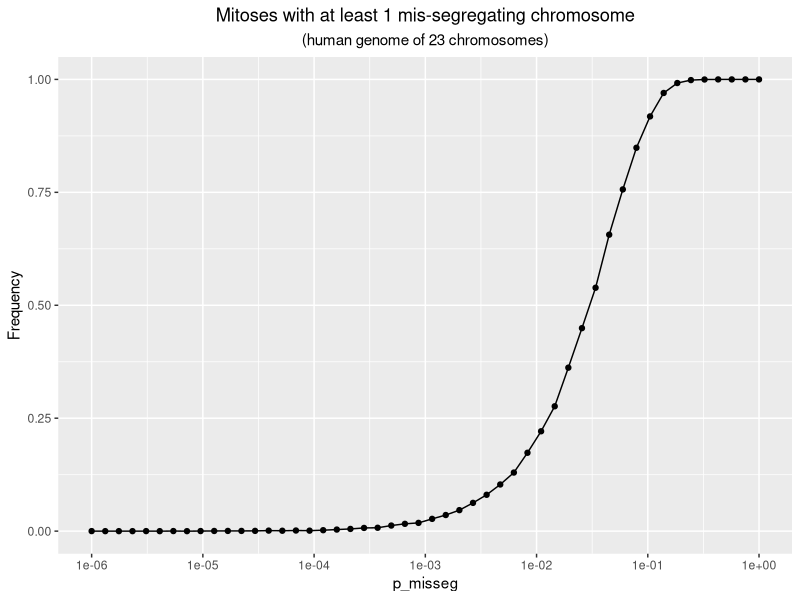
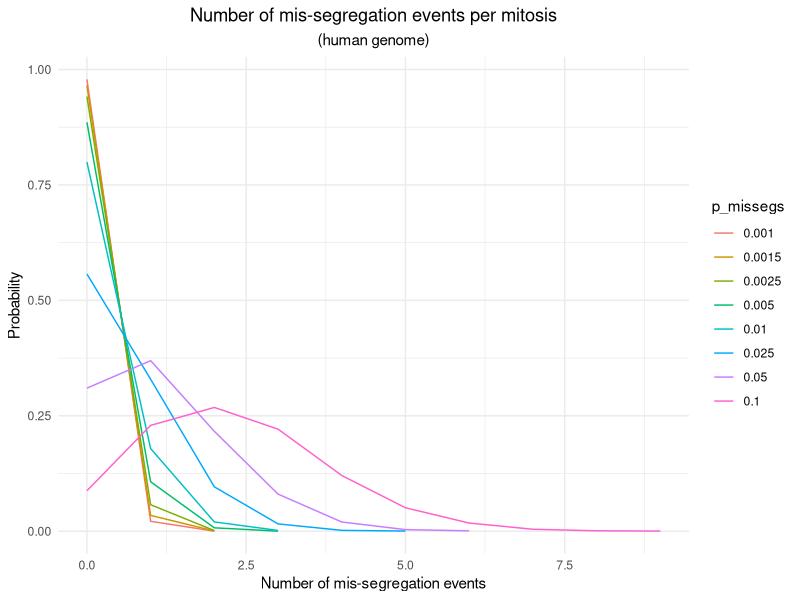
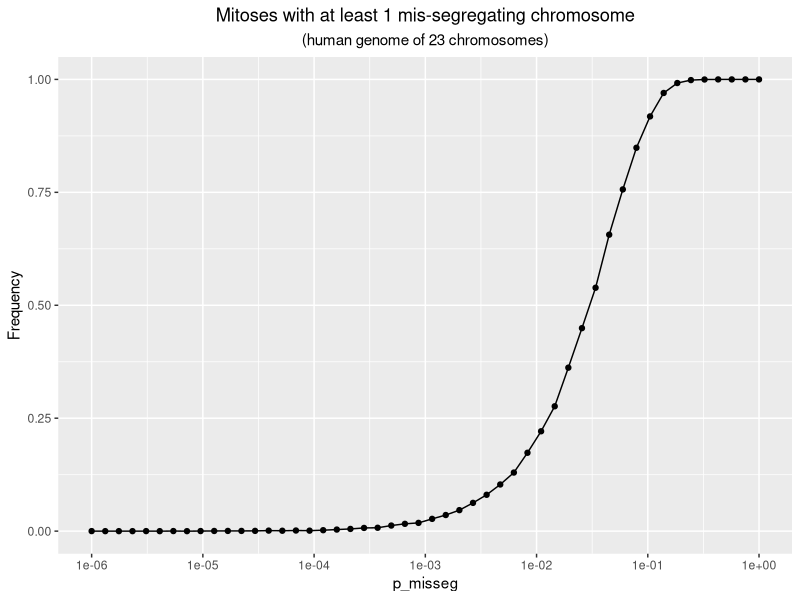
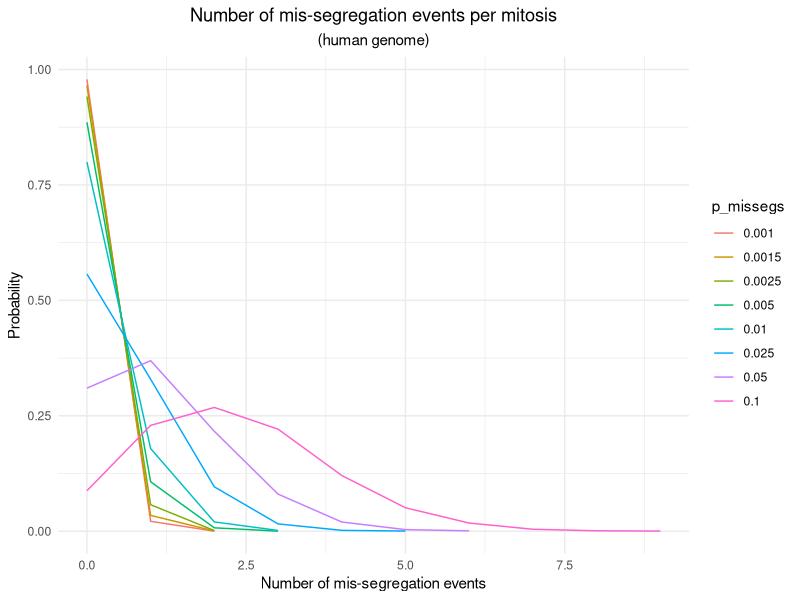

The R script that drew these images, in order:
library(ggplot2)
library(dplyr)
library(tidyr)
library(purrr)

# MAGIC VARIABLES
N_CHROM <-  23 # human chromosome count
REPEATS <- 10000

# sets the wd to the node directory, otherwise plot saving doesn't work
setwd(Sys.getenv("TMPDIR"))

if (!dir.exists("plots/figure_S4c")){
  dir.create("plots/figure_S4c", recursive = TRUE)
}

# function to test how many chromosomes missegregated
test_misseg_count <- function(p_misseg, N_CHROM = 23){
  misseg_count <- sum(runif(N_CHROM, 0, 1) < p_misseg)
  return(misseg_count)
}

# function to test whether a chromosome missegregated
test_misseg <- function(p_misseg, N_CHROM = 23){
  misseg_count <- sum(runif(N_CHROM, 0, 1) < p_misseg)
  if (misseg_count > 0){
    return(TRUE)
  }else{
    return(FALSE)
  }
}

# Figure S4c
# generate series of pMisseg values
pMissegs <- 10^seq(-6, 0, length.out = 50)

# dataframe for later plotting
plot_frame <- data.frame(
  p_misseg = pMissegs,
  prob_1_misseg = NA
)

# gets the misseg probability for all p_misseg values
for (i in 1:nrow(plot_frame)){
  row <- plot_frame[i, ]
  # nasty 1 liner, checks what probability there is of at least 1 misseg
  row$prob_1_misseg <- sum(unlist(lapply(rep(row$p_misseg, REPEATS), test_misseg))) / REPEATS
  plot_frame[i, ] <- row
}

# makes the actual plot
ggplot(plot_frame, aes(x = p_misseg, y = prob_1_misseg)) +
  geom_point() +
  geom_line() +
  scale_x_continuous(trans = "log10", breaks = c(1e-6, 1e-5, 1e-4, 1e-3, 1e-2, 1e-1, 1)) +
  coord_cartesian(xlim = c(min(pMissegs), max(pMissegs))) +
  labs(x = "p_misseg", y = "Frequency", title ="Mitoses with at least 1 mis-segregating chromosome",
       subtitle = "(human genome of 23 chromosomes)") +
  theme(plot.title = element_text(hjust = 0.5),
        plot.subtitle = element_text(hjust = 0.5))
ggsave("plots/figure_S4c/figure_s4c.pdf")

# Figure S4d
# define the probability values for missegregation
p_misseg_vals <- c(0.1, 0.05, 0.025, 0.01, 0.005, 0.0025, 0.0015, 0.001)

# create the plot frame
plot_frame <- data.frame(
  p_missegs = rep(p_misseg_vals, each = REPEATS)
)

# map the misseg count for each probability value
plot_frame$n_missegs <- map_int(plot_frame$p_missegs, ~test_misseg_count(.x))

# summarize the frequency of missegregation counts
frequency_data <- plot_frame %>%
  group_by(p_missegs, n_missegs) %>%
  summarise(frequency = n(), .groups = 'drop')

# ensure p_missegs is treated as a factor
frequency_data$p_missegs <- factor(frequency_data$p_missegs, levels = unique(frequency_data$p_missegs))

# plot the data
ggplot(frequency_data, aes(x = n_missegs, y = frequency / REPEATS, color = p_missegs, group = p_missegs)) +
  geom_line() +
  labs(
    title = "Number of mis-segregation events per mitosis",
    subtitle = "(human genome)",
    x = "Number of mis-segregation events",
    y = "Probability",
    color = "p_missegs") +
  theme_minimal() +
  theme(plot.title = element_text(hjust = 0.5),
        plot.subtitle = element_text(hjust = 0.5))
ggsave("plots/figure_S4c/figure_s4d.pdf")
